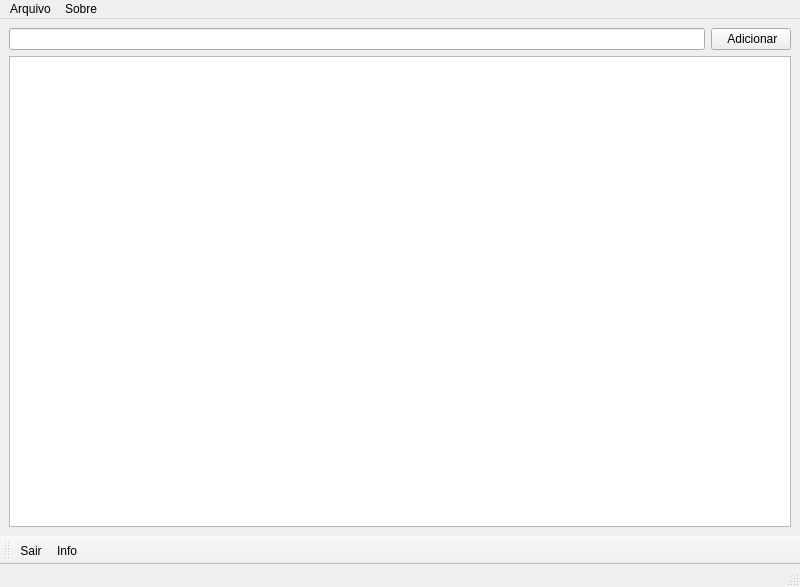
<?xml version="1.0" encoding="UTF-8"?>
<ui version="4.0">
 <class>Todo</class>
 <widget class="QMainWindow" name="Todo">
  <property name="geometry">
   <rect>
    <x>0</x>
    <y>0</y>
    <width>800</width>
    <height>587</height>
   </rect>
  </property>
  <property name="windowTitle">
   <string>Todo</string>
  </property>
  <property name="windowIcon">
   <iconset resource="icons/icons.qrc">
    <normaloff>:/logo.png</normaloff>:/logo.png</iconset>
  </property>
  <widget class="QWidget" name="centralwidget">
   <layout class="QGridLayout" name="gridLayout_2">
    <item row="0" column="0">
     <layout class="QGridLayout" name="gridLayout">
      <item row="0" column="0">
       <layout class="QHBoxLayout" name="horizontalLayout">
        <item>
         <widget class="QLineEdit" name="field_task"/>
        </item>
        <item>
         <widget class="QPushButton" name="btn_add">
          <property name="text">
           <string> Adicionar</string>
          </property>
          <property name="icon">
           <iconset resource="icons/icons.qrc">
            <normaloff>:/Add.png</normaloff>:/Add.png</iconset>
          </property>
         </widget>
        </item>
       </layout>
      </item>
      <item row="1" column="0">
       <widget class="QTableWidget" name="tableWidget"/>
      </item>
     </layout>
    </item>
   </layout>
  </widget>
  <widget class="QMenuBar" name="menubar">
   <property name="geometry">
    <rect>
     <x>0</x>
     <y>0</y>
     <width>800</width>
     <height>23</height>
    </rect>
   </property>
   <widget class="QMenu" name="menuArquivo">
    <property name="title">
     <string>Arquivo</string>
    </property>
    <addaction name="actionSair"/>
   </widget>
   <widget class="QMenu" name="menuSobre">
    <property name="title">
     <string>Sobre</string>
    </property>
    <addaction name="actionInfo"/>
   </widget>
   <addaction name="menuArquivo"/>
   <addaction name="menuSobre"/>
  </widget>
  <widget class="QStatusBar" name="statusbar"/>
  <widget class="QToolBar" name="toolBar">
   <property name="windowTitle">
    <string>toolBar</string>
   </property>
   <attribute name="toolBarArea">
    <enum>BottomToolBarArea</enum>
   </attribute>
   <attribute name="toolBarBreak">
    <bool>false</bool>
   </attribute>
   <addaction name="actionSair"/>
   <addaction name="actionInfo"/>
  </widget>
  <action name="actionSair">
   <property name="icon">
    <iconset resource="icons/icons.qrc">
     <normaloff>:/close.png</normaloff>:/close.png</iconset>
   </property>
   <property name="text">
    <string>Sair</string>
   </property>
   <property name="shortcut">
    <string>Ctrl+Q</string>
   </property>
  </action>
  <action name="actionInfo">
   <property name="icon">
    <iconset resource="icons/icons.qrc">
     <normaloff>:/info.png</normaloff>:/info.png</iconset>
   </property>
   <property name="text">
    <string>Info</string>
   </property>
  </action>
 </widget>
 <resources>
  <include location="icons/icons.qrc"/>
  <include location="icons/icons.qrc"/>
 </resources>
 <connections/>
</ui>
